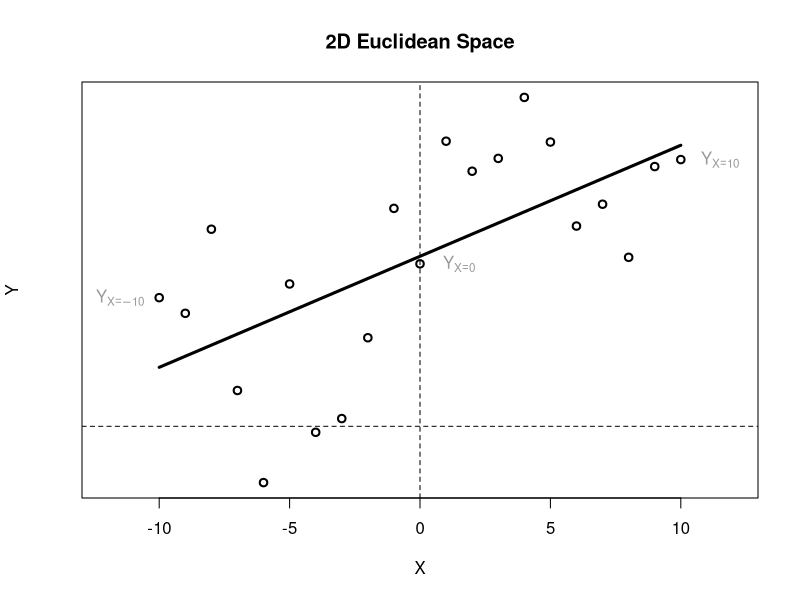
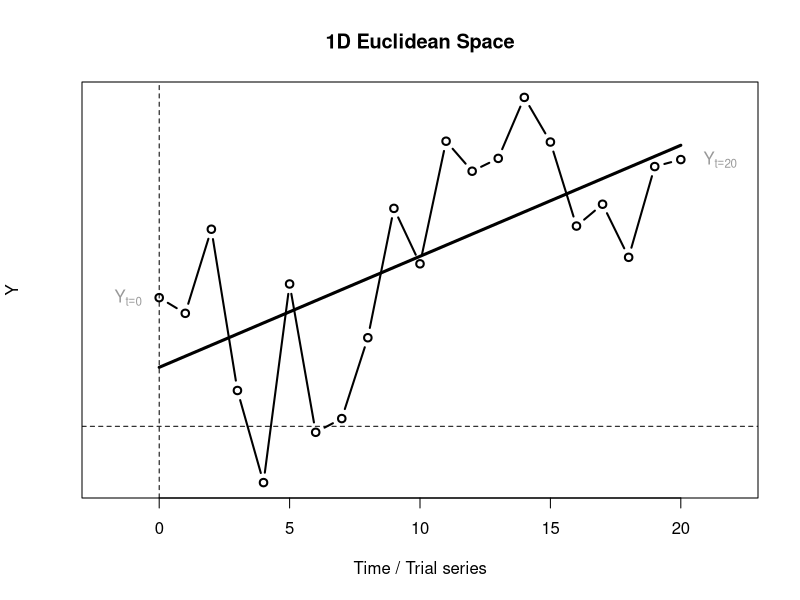
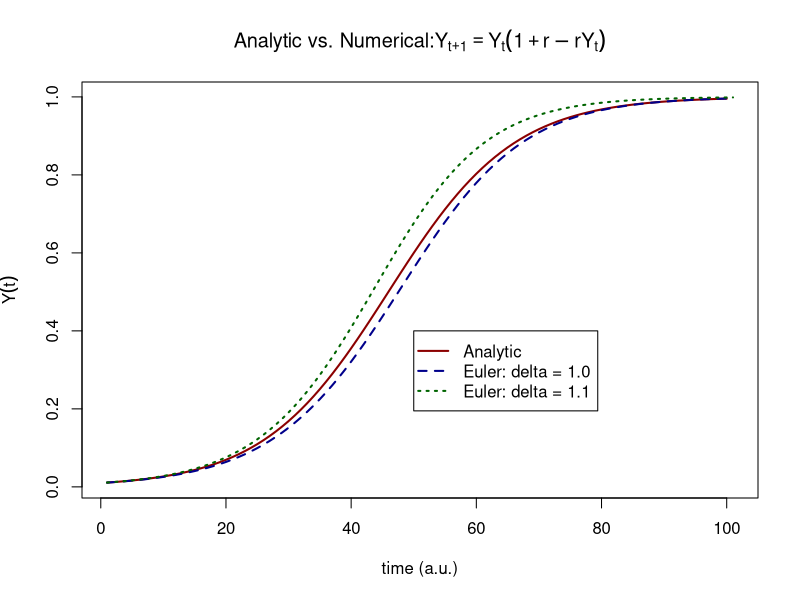

These figures' R source, in order:
## ---- chunk 1
set.seed(12346)
y1 = cumsum(rnorm(n=21,mean=5,sd=100))
x1 = -10:10
plot(x1,y1, type="p", lwd=2, xlim=c(-12,12), yaxt="n", xlab="X", ylab="Y", main = "2D Euclidean Space")
abline(h=0,v=0,lty=2)
l1 <- lm(y1~x1)
lines(x1,coef(l1)[1]+x1*coef(l1)[2],type="l",lwd=3)
text(1.5, y1[11], expression(Y[X==0]),col="grey60")
text(11.5, y1[21], expression(Y[X==10]),col="grey60")
text(-11.5, y1[1], expression(Y[X==-10]),col="grey60")
## ---- chunk 2
plot(0:20,y1, type="b", lwd=2, xlim=c(-2,22), yaxt="n", xlab="Time / Trial series", ylab="Y", main = "1D Euclidean Space")
abline(h=0,v=0,lty=2)
x2 <- (x1+10)
l2 <- lm(y1~x2)
lines(x2,coef(l2)[1]+x2*coef(l2)[2],type="l",lwd=3)
text(-1.2, y1[1], expression(Y[t==0]),col="grey60")
text(21.5, y1[21], expression(Y[t==20]),col="grey60")
## ---- chunk 3
# Parameter settings
d <- 1
N <- 100
r <- .1
k <- 1
Y0 <- 0.01

Y <- as.numeric(c(Y0, rep(NA,N-1)))

# Numerical integration of the logistic differential equation
Y.euler1 <- ts( sapply(seq_along(Y), function(t) Y[[t+1]] <<- (r * Y[t] * (k - Y[t])) * d + Y[t] )) 
Y.euler2 <- ts( sapply(seq_along(Y), function(t) Y[[t+1]] <<- (r * Y[t] * (k - Y[t])) * (d+.1) + Y[t] )) 

## analytical solution
Y.analytic <- ts( k / (1 + (k / Y0 - 1) * exp(-r*(time(Y.euler1)))) )

ts.plot(Y.analytic, Y.euler1, Y.euler2,
        gpars = list(xlab = "time (a.u.)",
                     ylab = expression(Y(t)),
                     main = expression(paste("Analytic vs. Numerical:",Y[t+1]==Y[t]*(1 + r - r*Y[t]))),
                     lwd = rep(2,3),
                     lty = c(1:3),
                     col = c("darkred","darkblue","darkgreen")
                     )
        )
legend(50, 0.4, c("Analytic",
                 "Euler: delta = 1.0", 
                 "Euler: delta = 1.1"),
       lwd = rep(2,3), lty = c(1:3), col = c("darkred","darkblue","darkgreen"), merge = TRUE)
